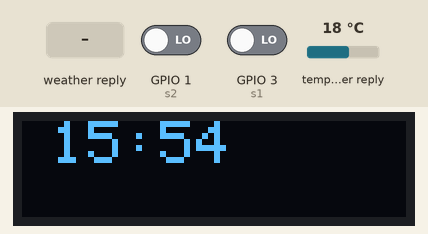
Bench run of a sketch on a simulated ESP8266 (NodeMCU). On the bench: 128×32 one-colour display. Inputs (shaded band) come from the test bench; at power-on: GPIO 3 (s1) LOW, GPIO 1 (s2) LOW, temperature in the weather reply 18 °C. WiFi joins after 1.5 s; servers stay silent unless stated; uploads are accepted with an empty reply; no MQTT or app messages arrive unless stated; the Firebase database answers and starts empty; web services answer with replies made up by the test bench.

Above: at 7.7 s.
7.8 s: GPIO 3 (s1) driven HIGH
At 19.9 s:
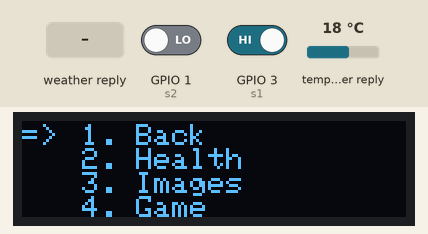
21.8 s: GPIO 1 (s2) driven HIGH
At 26.8 s:
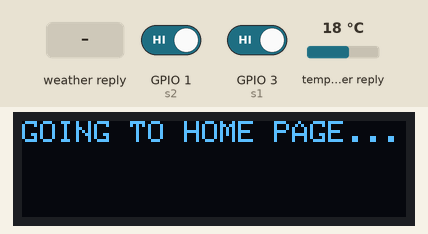
31.1 s: weather in the web reply set to Clear
At 41.0 s:
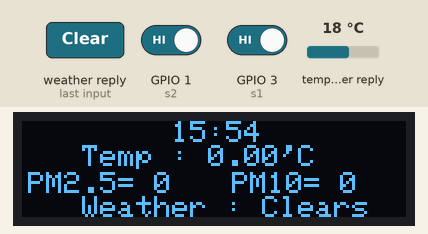
43.5 s: GPIO 3 (s1) driven LOW
At 45.7 s:
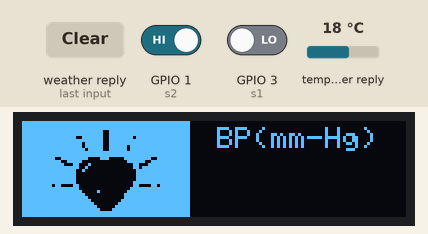
48.3 s: GPIO 3 (s1) driven HIGH
At 53.8 s:
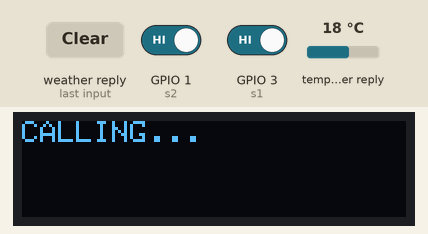
Timing chart, 0 to 55.3 s (numbered marks = the images above; inputs shaded):
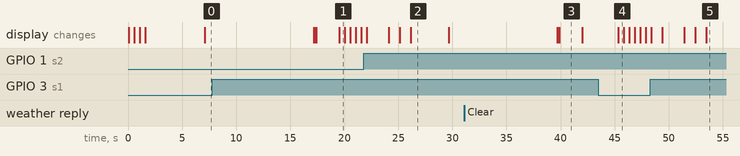

Measured:
- after the input at 7.8 s, the display: first differs from a run without the input after 11.7 s (image 1)
- after the input at 31.1 s, the display: first differs from a run without the input after 8.8 s (image 3)
- after the input at 43.5 s, the display: changes after 1.8 s (image 4)
- what the display in image 1 shows lasts 0.5 s, from 19.5 s to 20.0 s
- what the display in image 2 shows lasts 3.5 s, from 26.1 s to 29.6 s
- what the display in image 3 shows lasts 2.1 s, from 39.9 s to 42.0 s

The sketch:

SMART_BAND_V6_NOTIFICATION.ino
```cpp
#include <Arduino.h>
#include <ESP8266WiFi.h>
#include <ESP8266HTTPClient.h>
#include <WiFiClient.h>
#include <SPI.h>
#include <Wire.h>
#include <Adafruit_GFX.h>
#include <Adafruit_SSD1306.h>
#include "Adafruit_MQTT.h"
#include "Adafruit_MQTT_Client.h"

Adafruit_SSD1306 led = Adafruit_SSD1306(128, 32, &Wire);

char ssid[] = "sourav";
char pass[] = "12345678";

int dist, hr, mint,pm25,pm10;
int d1, d2;
float tem;
unsigned long Time,Time1;
int s1 = 3;
int s2 = 1;
char* notiii;

#include "largeDisplay.h"
#include "getTime.h"
#include "smartDisplay.h"
#include "polution.h"
#include "weather.h"
#include "temperature.h"
#include "adfrutio.h"
#include "calll.h"
#include "fire.h"
#include "healthh.h"
#include "img.h"
#include "menuu.h"

void setup() {
  ////Serial.begin(115200); //// DON'T USE THIS IF WANT TO USE Rx, Tx PIN
  pinMode(s1,INPUT);
  pinMode(s2,INPUT);
  Wire.begin(0,2);

  led.begin(SSD1306_SWITCHCAPVCC, 0x3C);
  led.setTextColor(WHITE);
  led.cp437(true);
  led.clearDisplay();
  led.setTextSize(1);
  led.setCursor(0,0);

  WiFi.mode(WIFI_STA);
  WiFi.begin(ssid, pass);
  led.print("CONNECTING TO SSID : ");
  led.print(ssid);
  led.display();
  while(WiFi.status() != WL_CONNECTED)
  {
     led.print(". ");
     led.display();
     delay(500);
    }
  led.setCursor(40,25);
  led.print("CONNECTED");
  led.display();
  delay(2000);

  setup_time();
  Firebase.begin(host,auth);
  mqtt.subscribe(&notifi);
}

void loop()
{
  d1 = digitalRead(s1);
  d2 = digitalRead(s2);
  if(d1==1)
      menu();
  if(d2==1)
      call();
  else
      simple_display(); ////IN MENUU.H

}
```

adfrutio.h
```cpp
#define AIO_SERVER      "io.adafruit.com"
#define AIO_SERVERPORT  1883                   // use 8883 for SSL

#define AIO_USERNAME    "Sourav1999"
#define AIO_KEY         "e74c04d97cac4962a3b1b1d6deae0570"

WiFiClient client;
Adafruit_MQTT_Client mqtt(&client, AIO_SERVER, AIO_SERVERPORT, AIO_USERNAME, AIO_KEY);
/////////////////////////////////////////////////////////////////////////////////////////////////////////////////////////////////

Adafruit_MQTT_Publish find_mob = Adafruit_MQTT_Publish(&mqtt, AIO_USERNAME "/feeds/mobile");///////////change feeds name////////////
Adafruit_MQTT_Subscribe notifi = Adafruit_MQTT_Subscribe(&mqtt, AIO_USERNAME "/feeds/notification");
//////////////////////////////////////////////////////////////////////////////////////////////////////////////////////////////////
void MQTT_connect();

void adafruiti(int data) {
   MQTT_connect();
  Adafruit_MQTT_Subscribe *subscription;
  while ((subscription = mqtt.readSubscription(5000))) {
  }
////////////////////////////////////////////////////working space/////////////////////////////////////////////

  find_mob.publish(data);

/////////////////////////////////////////////////////////////////////////////////////////////////////////////
}

void notific()
{
  MQTT_connect();
  Adafruit_MQTT_Subscribe *subscription;//Adafruit_MQTT_Subscribe type pointer which will fetch values from feeds
  while ((subscription = mqtt.readSubscription(5000))) {
    if (subscription == &notifi) {
      //Serial.print(F("Notification : "));
      //Serial.println((char *)notifi.lastread);
      notiii = (char *)notifi.lastread;
      //scroll();
    }
  }
  led.setTextSize(1);
  led.setCursor(0,17);
  led.print(notiii);
  led.display();
}


void MQTT_connect() {
  int8_t ret;
  if (mqtt.connected()) {
    return;
  }

  uint8_t retries = 3;
  while ((ret = mqtt.connect()) != 0) {
       mqtt.disconnect();
       delay(5000);  // wait 5 seconds
       retries--;
       if (retries == 0) {
         while (1);
       }
  }
}
```

calll.h
```cpp
void call()
{
      led.clearDisplay();
      led.setCursor(0,0);
      led.print("CALLING...");
      led.display();
      adafruiti(1);
      delay(10000);
      adafruiti(0);
}
```

fire.h
```cpp
#include <ESP8266WiFi.h>
#include <FirebaseArduino.h>

#define host "e-health-t3.firebaseio.com"
#define auth "76CTSpklGhGtWshWscIdEEVAoUY8iF25eOVc36G5"

String bmi,o2,bp,btemp,pulse,fstep;

void fb() {

  bmi = Firebase.getString("BMI");
  o2 = Firebase.getString("BO2");
  bp = Firebase.getString("BP");
  btemp = Firebase.getString("TEMP");
  pulse = Firebase.getString("PR");
  fstep = Firebase.getString("FS");

  if(Firebase.failed())
    //Serial.println(Firebase.error());

  delay(1000);
}
```

getTime.h
```cpp
#include <WiFiUdp.h>

unsigned int localPort = 2390;      // local port to listen for UDP packets

IPAddress timeServerIP;
const char* ntpServerName = "in.pool.ntp.org";////////////////////CAN CHANGE THE SERVER//////////////////////////////

const int NTP_PACKET_SIZE = 48; // NTP time stamp is in the first 48 bytes of the message

byte packetBuffer[ NTP_PACKET_SIZE]; //buffer to hold incoming and outgoing packets

// A UDP instance to let us send and receive packets over UDP
WiFiUDP udp;
void sendNTPpacket(IPAddress& address) {
  //Serial.println("sending NTP packet...");
  // set all bytes in the buffer to 0
  memset(packetBuffer, 0, NTP_PACKET_SIZE);
  // Initialize values needed to form NTP request
  // (see URL above for details on the packets)
  packetBuffer[0] = 0b11100011;   // LI, Version, Mode
  packetBuffer[1] = 0;     // Stratum, or type of clock
  packetBuffer[2] = 6;     // Polling Interval
  packetBuffer[3] = 0xEC;  // Peer Clock Precision
  // 8 bytes of zero for Root Delay & Root Dispersion
  packetBuffer[12]  = 49;
  packetBuffer[13]  = 0x4E;
  packetBuffer[14]  = 49;
  packetBuffer[15]  = 52;

  // all NTP fields have been given values, now
  // you can send a packet requesting a timestamp:
  udp.beginPacket(address, 123); //NTP requests are to port 123
  udp.write(packetBuffer, NTP_PACKET_SIZE);
  udp.endPacket();
}
void setup_time() {
  udp.begin(localPort);
}

int get_time() {
  WiFi.hostByName(ntpServerName, timeServerIP);

  sendNTPpacket(timeServerIP); // send an NTP packet to a time server
  delay(1000);

  int cb = udp.parsePacket();
  if (!cb) {
    //Serial.println("no packet yet");
  }
  else {
    //Serial.print("packet received, length=");
    //Serial.println(cb);
    udp.read(packetBuffer, NTP_PACKET_SIZE); // read the packet into the buffer

    //the timestamp starts at byte 40 of the received packet and is four bytes,
    // or two words, long. First, esxtract the two words:

    unsigned long highWord = word(packetBuffer[40], packetBuffer[41]);
    unsigned long lowWord = word(packetBuffer[42], packetBuffer[43]);
    // combine the four bytes (two words) into a long integer

    /////////////// this is NTP time (seconds since Jan 1 1900)://///////////////////////////////////////////////////////
    unsigned long secsSince1900 = highWord << 16 | lowWord;

    ////////////// Unix time starts on Jan 1 1970. In seconds, that's 2208988800:.........70 years in sec. = 2208988800///////
    const unsigned long seventyYears = 2208988800UL;
    /////////////Unix time (GMT) = NTP time - (1970-1900)/////////////////////////////////////////////////////////////////////////
    unsigned long epoch = secsSince1900 - seventyYears + 19800;///////19800 = 5 hrs. + 30 mins.//////FOR INDIA TIME = GMT+05:30:00
    /// UTC is the time at Greenwich Meridian (GMT)


//.............................................................................................................................
     //Serial.print(epoch);////////////UTC + 5:30:00/////////////////SEND TIME AS SECOND TO SLAVE/////////////////////////////////////
     return epoch;
  }
}
```

largeDisplay.h
```cpp
void printTime(int hr,int mint)
{
  led.setTextSize(2);
  led.setCursor(10, 0);

  if(hr < 10)
  {
    led.print(0);
    led.print(hr);
    led.print(":");
  }
  else
  {
    led.print(hr);
    led.print(":");
  }

  if(mint < 10)
  {
    led.print(0);
    led.print(mint);
  }
  else
  {
    led.print(mint);
  }

  /*led.setTextSize(1);
  led.setCursor(115, 8);
  led.print(sec);*/

  led.display();

  /*
  led.setCursor(20, 25);
  if(date < 10)
  {
    led.print(0);
    led.print(date);
  }
  else led.print(date);
  led.print("/");
  if(month < 10)
  {
    led.print(0);
    led.print(month);
  }
  else led.print(month);
  led.print("/");
  led.print(year);
  led.print("  ");

  led.print(dayy[day]);

   */
}


void displayy()
{
  led.clearDisplay();
  led.setTextColor(WHITE);
  led.cp437(true);
  led.setTextSize(1);
}

void scroll()
{
  led.startscrollright(0x00, 0x0F);
  delay(2000);
  led.stopscroll();
  delay(1000);
  led.startscrollleft(0x00, 0x0F);
  delay(2000);
  led.stopscroll();
  delay(1000);
  led.startscrolldiagright(0x00, 0x07);
  delay(2000);
  led.startscrolldiagleft(0x00, 0x07);
  delay(2000);
  led.stopscroll();
  delay(1000);
}
```

menuu.h
```cpp
void menu()
 {
   int c = 1;
   while(1)
    {
      displayy();
      led.setCursor(20,1);
      led.print("1. Back");
      led.setCursor(20,9);
      led.print("2. Health");
      led.setCursor(20,17);
      led.print("3. Images");
      led.setCursor(20,25);
      led.print("4. Game");
      led.setCursor(0,c);
      led.print("=>");
      led.display();

      int c1 = digitalRead(s1);
      int ok = digitalRead(s2);
      if(c1 == 1)
      {
         delay(500);
         if(c==25)
            c=1;
         else
            c += 8;
      }
      if(ok == 1)
      {
        delay(500);
        /*switch(c)
        {
          case 1: break;
                  break;
          case 9: led.clearDisplay();
                  led.setCursor(0,0);
                  led.print("HEALTH");
                  delay(3000);
                  break;
          case 17:led.clearDisplay();
                  led.setCursor(0,0);
                  led.print("IMAGES");
                  delay(3000);
                  break;
          case 25:led.clearDisplay();
                  led.setCursor(0,0);
                  led.print("XXX");
                  delay(3000);
                  break;*/
          if(c == 1)
          {
            displayy();
            led.setCursor(0,0);
            led.print("GOING TO HOME PAGE...");
            led.display();
            break;
          }
          if(c == 9)
          {
            health_img();
           }
          if(c == 17)
          {
            image();
           }
          if(c == 25)
          {
            //health_img();
           }
      }
    }
 }


void simple_display()
{
  led.clearDisplay();
  led.setTextColor(WHITE); // Draw white text
  led.cp437(true);

  //////////////////////////////////////////////////////////////////

  Time1 = get_time();
  if(Time1 > 0)
      Time = Time1;
  hr = (Time % 86400L) / 3600 ;
  mint = (Time  % 3600) / 60;
  tem = temp();
  pm25 = PM25();
  pm10 = PM10();
  /////////////////////////////////////////////////////////////////
  printTime(hr,mint);
  notific();
  delay(5000);
  smart_display(hr,mint,tem,pm25,pm10);
  weather();
  delay(2000);
}
```

polution.h
```cpp
char data[10];
#include <ESP8266WiFi.h>
#include <ESP8266WiFiMulti.h>
#include <ESP8266HTTPClient.h>

ESP8266WiFiMulti WiFiMulti;

int PM25(void)
{
  if ((WiFiMulti.run() == WL_CONNECTED)) {

    HTTPClient http;
    {
      http.begin("http://api.thingspeak.com/apps/thinghttp/send_request?api_key=NLUQ0VCT2RSN35UT");
      //Serial.print("PM 2.5 in Air : ");
    }

    int httpCode = http.GET();
    if (httpCode > 0) {
      if (httpCode == HTTP_CODE_OK) {
        String payload = http.getString();
        int i = 0, j = 0;
        while (payload[i] != NULL)
        {

          if (payload[i] == '>') {
            while (payload[i + 1] != '<') {
              data[j] = payload[i + 1];
              j++;
              i++;
            }
            break;
          }
          i++;
        }
        //Serial.print(data);
        //Serial.print("  in μg/m³\n");
      } else {
        //USE_SERIAL.printf("[HTTP] GET... failed, error: %s\n", http.errorToString(httpCode).c_str());
      }

      http.end();
    }
    delay(700);
    int ss = atoi(data);
    return ss;
  }
}

int PM10(void)
{
  if ((WiFiMulti.run() == WL_CONNECTED)) {

    HTTPClient http;
    {
      http.begin("http://api.thingspeak.com/apps/thinghttp/send_request?api_key=KS2PQ0JS6XMK9JTM");
      //Serial.print("PM 10 in Air : ");
    }
    int httpCode = http.GET();
    if (httpCode > 0) {
      if (httpCode == HTTP_CODE_OK) {
        String payload = http.getString();
        int i = 0, j = 0;
        while (payload[i] != NULL)
        {

          if (payload[i] == '>') {
            while (payload[i + 1] != '<') {
              data[j] = payload[i + 1];
              j++;
              i++;
            }
            break;
          }
          i++;
        }
        //Serial.print(data);
        //Serial.print("  in μg/m³\n");
      } else {
        //USE_SERIAL.printf("[HTTP] GET... failed, error: %s\n", http.errorToString(httpCode).c_str());
      }
      http.end();
    }
    delay(700);
    int ss = atoi(data);
    return ss;
  }
}
```

smartDisplay.h
```cpp
void smart_display(int Hr, int Mint,float temp,int pm25,int pm10)
{
   led.clearDisplay();

 ////////////////////TIME/////////////////////////////////////////////
  led.setTextSize(1);
  led.setCursor(50,0);

  if(Hr < 10)
  {
    led.print(0);
    led.print(Hr);
    led.print(":");
  }
  else
  {
    led.print(Hr);
    led.print(":");
  }

  if(Mint < 10)
  {
    led.print(0);
    led.print(Mint);
  }
  else
  {
    led.print(Mint);
  }

  /*led.setTextSize(1);
  led.setCursor(115, 8);
  led.print(sec);*/

  led.display();

 //////////////////TEMP//////////////////////////
   led.setTextSize(1);
   led.setCursor(20,8);
   //lcd.print("T=");
   //lcd.setCursor(8,0);
   led.print("Temp : ");
   led.print(String(temp));
   led.print("'C");

////////////////POLUTION////////////////////////
   led.setCursor(2,17);
   led.print("PM2.5= ");
   led.print(pm25);
   led.setCursor(70,17);
   led.print("PM10= ");
   led.print(pm10);

   led.display();
}
```

temperature.h
```cpp
int temp(void)
{
  if ((WiFiMulti.run() == WL_CONNECTED)) {

    HTTPClient http;
    http.begin("http://api.thingspeak.com/apps/thinghttp/send_request?api_key=JZHQ7Z448G8RWAN2");

    int httpCode = http.GET();
    if (httpCode > 0) {
      if (httpCode == HTTP_CODE_OK) {
        String payload = http.getString();
        int i = 0, j = 0;
        while (payload[i] != NULL)
        {

          if (payload[i] == '>') {
            while (payload[i + 1] != '<') {
              data[j] = payload[i + 1];
              j++;
              i++;
            }
            break;
          }
          i++;
        }
        //Serial.print("Temperature : ");
        //Serial.print(data);
        //Serial.print("  in μg/m³\n");
      } else {
        //USE_SERIAL.printf("[HTTP] GET... failed, error: %s\n", http.errorToString(httpCode).c_str());
      }
      http.end();
    }
    delay(500);
    return atoi(data);
  }
}
```

weather.h
```cpp
void weather(void)
{
  if ((WiFiMulti.run() == WL_CONNECTED)) {

    HTTPClient http;
    {
      http.begin("http://api.openweathermap.org/data/2.5/weather?q=Bhubaneshwar,in&APPID=df22d4e9f4d880d2ddc99c85a95587ff");
    }
    int httpCode = http.GET();
    if (httpCode > 0) {
      if (httpCode == HTTP_CODE_OK) {
        String payload = http.getString();
        int i = 0, j = 0;
        while (payload[i] != NULL)
        {

          if (payload[i] == 'm') {
            i=i+6;
            while (payload[i + 1] != '"') {
              data[j] = payload[i + 1];
              j++;
              i++;
            }
            break;
          }
          i++;
        }
        //Serial.println(data);
        led.setTextSize(1);
        led.setCursor(20,25);
        led.print("Weather : ");
        led.print(data);
        led.display();
      } else {
        //USE_SERIAL.printf("[HTTP] GET... failed, error: %s\n", http.errorToString(httpCode).c_str());
      }
      http.end();
    }
    delay(100);
  }
}
```

Source omitted: healthh.h (data table, 21594 bytes), img.h (data table, 7074 bytes)
